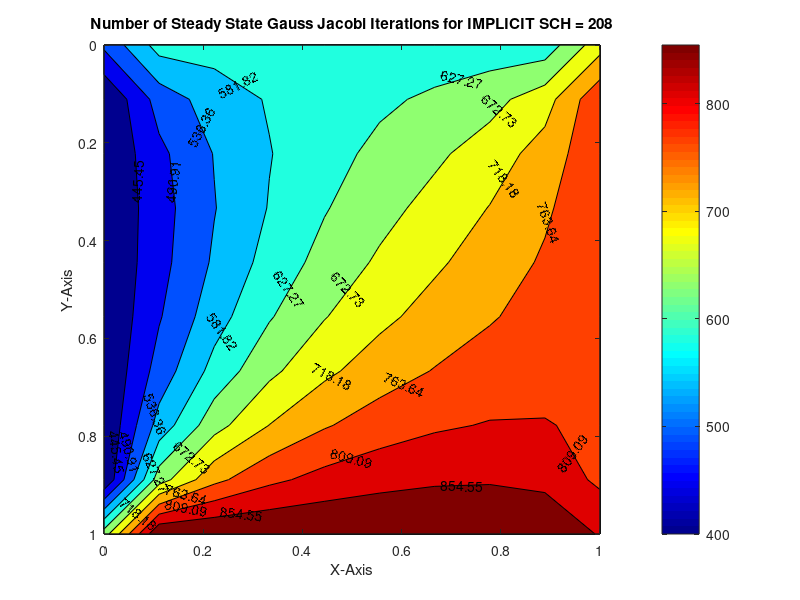

MATLAB code for this plot:
%Solving 2D Heat Conduction Equation by Gauss Jacobi Method
%Implicit Scheme (Steady State)
%Author: Aditya Iyer Ramesh

close all
clc

%Initializing parameters
%grid points
nx = 10;
ny = nx;

x = linspace(0,1,nx);
y = linspace(0,1,ny);

dx = x(2) - x(1);
dy = dx;

%Error criteria & tolerance (EC > Tol)
error = 9e9;
tol = 1e-4; 

%Boundary Conditions
Temp_Left = 400; 
Temp_Top = 600;
Temp_Right = 800;
Temp_Bottom = 900;

Temp = 300*ones(nx,ny);

Temp(2:ny - 1, 1) = Temp_Left;
Temp(2:ny - 1, nx) = Temp_Right;
Temp(1, 2:nx - 1) = Temp_Top;
Temp(ny, 2:nx - 1) = Temp_Bottom;

%For Average Temperatures at Corners
Temp(1,1) = (Temp_Top + Temp_Left)/2;
Temp(nx,ny) = (Temp_Right + Temp_Bottom)/2;
Temp(1,ny) = (Temp_Top + Temp_Right)/2;
Temp(nx,1) = (Temp_Left + Temp_Bottom)/2;

%Declaring original values of Temp
Temp_initial = Temp;
Temp_old = Temp;

%Computing of 2D SS Heat Conduction Eqn Jacobi Solver starts
iterative_solver = 1;

if iterative_solver == 1
    jacobi_iteration = 1;
    
    while (error > tol)
        
        for i = 2:nx - 1
            
            for j = 2:ny - 1
                Temp(i,j) = 0.25*(Temp_old(i-1,j) + Temp_old(i+1,j) + Temp_old(i,j-1) + Temp_old(i,j+1));
            end
        end
        
        error = max(max(abs(Temp_old - Temp)));
        Temp_old = Temp;
        jacobi_iteration = jacobi_iteration + 1;
        
    end
end

%Contour Plots
figure(1)
contourf(x,y,Temp)
clabel(contourf(x,y,Temp))
colorbar
colormap(jet)
set(gca,'ydir','reverse')

%Labelling
xlabel("X-Axis")
ylabel("Y-Axis")
title(sprintf('Number of Steady State Gauss Jacobi Iterations for IMPLICIT SCH = %d',jacobi_iteration));
pause(0.03);

